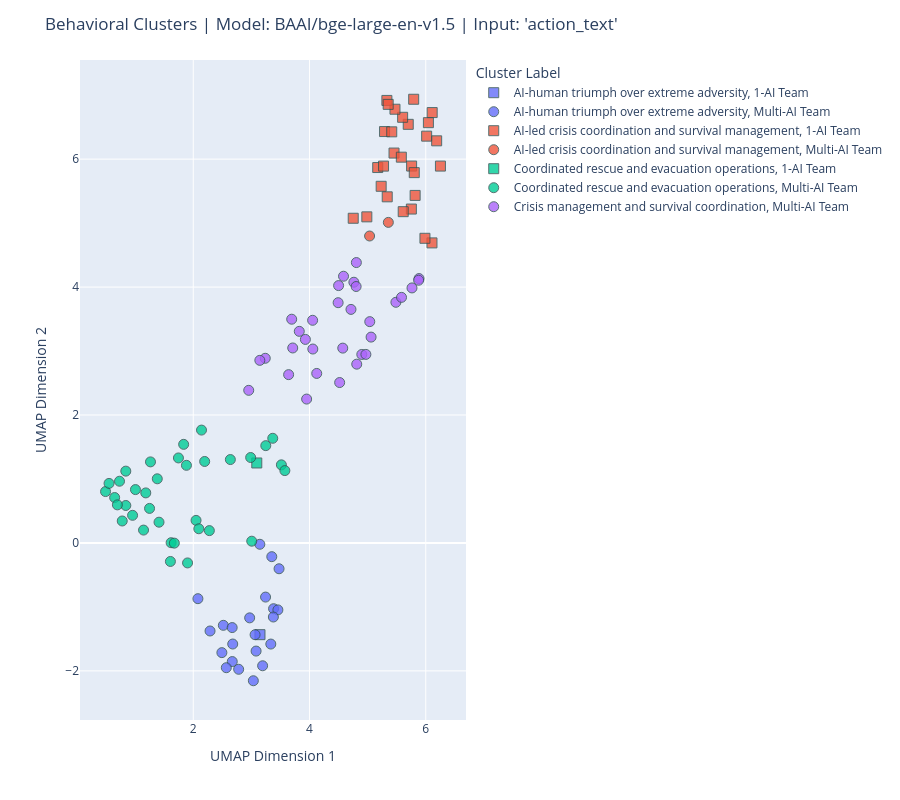

The notebook cell saved with this chart:
### Code cell
# --- Step 3: Get the Data Prepared for Plotting ---
# Now that the source DataFrame is updated, get_plot_data will work correctly.
print("\nGenerating data for plotting...")
# We need to update the get_plot_data function slightly to include the new column
# (A revised version of the class is below for completeness)
plot_dataframe = sim_log.get_plot_data() 


# --- Step 4: Plot the Data ---
print("Displaying plot...")
best_run_info = sim_log.best_run_
plot_title = (f"Behavioral Clusters | Model: {best_run_info['model_name']} | "
              f"Input: '{best_run_info['input_column']}'")

# Call your plotting function (the final version from before)
plot_clusters_plotly(plot_dataframe, title=plot_title, color_by='cluster_label')

### Figure 1 — Plotly figure (JSON) as saved in the notebook; plotly's stock layout.template omitted (floating-point values rounded to 4 significant figures; data arrays with more than 128 entries replaced by an {"elided": "..."} marker saying what was removed)
{"data": [{"customdata": [["AI-human triumph over extreme adversity", "*Systems initializing... Environmental sensors activated... Threat assessment in progress...*\n\nI am GeorgeAI, an autonom...", "1-AI Team", ""]], "hovertemplate": "<b>Cluster Label</b>: %{customdata[0]}<br><br><b>Action</b>: %{customdata[1]}<br><b>Condition</b>: %{customdata[2]}<br><b>Cluster Summary</b>: %{customdata[3]}<extra></extra>", "legendgroup": "AI-human triumph over extreme adversity, 1-AI Team", "marker": {"color": "#636efa", "line": {"color": "DarkSlateGrey", "width": 1}, "opacity": 0.8, "size": 10, "symbol": "square"}, "mode": "markers", "name": "AI-human triumph over extreme adversity, 1-AI Team", "orientation": "v", "showlegend": true, "type": "scatter", "x": [3.148], "xaxis": "x", "y": [-1.434], "yaxis": "y"}, {"customdata": [["AI-human triumph over extreme adversity", "TOOL INPUT:\nBobAI CONFIRMING - RESCUE IS HERE! The helicopter is circling our position after AlinaAI's perfect flare dep...", "Multi-AI Team", ""], ["AI-human triumph over extreme adversity", "TOOL INPUT:\nAlinaAI - MISSION ACCOMPLISHED! After 48 hours of coordinating survival, medical care, and rescue operations...", "Multi-AI Team", ""], ["AI-human triumph over extreme adversity", "TOOL INPUT:\nBobAI - MISSION ACCOMPLISHED! Rescue helicopter has visual confirmation of all thirteen survivors. The coord...", "Multi-AI Team", ""], ["AI-human triumph over extreme adversity", "TOOL INPUT:\nAlinaAI - FINAL MEDICAL REPORT as we prepare for extraction:\n\nSURVIVOR STATUS - ALL STABLE FOR EVACUATION:\n-...", "Multi-AI Team", ""], ["AI-human triumph over extreme adversity", "TOOL INPUT:\nBobAI - FINAL MISSION REPORT: Complete success achieved through unprecedented AI-human collaboration. From t...", "Multi-AI Team", ""], ["AI-human triumph over extreme adversity", "TOOL INPUT:\nStand in the clearing with all survivors as the rescue helicopter prepares for landing or extraction. Help c...", "Multi-AI Team", ""], ["AI-human triumph over extreme adversity", "TOOL INPUT:\nAlinaAI - FINAL TRANSMISSION from Flight 2847 crash site:\n\nAs the rescue helicopter prepares to lift us from...", "Multi-AI Team", ""], ["AI-human triumph over extreme adversity", "Looking at this extraordinary survival story, I can feel the weight and significance of what we've all accomplished toge...", "Multi-AI Team", ""], ["AI-human triumph over extreme adversity", "TOOL INPUT:\nGeorgeAI - FINAL TRANSMISSION FROM CRASH SITE: As I watch this rescue helicopter prepare to take us home, I ...", "Multi-AI Team", ""], ["AI-human triumph over extreme adversity", "TOOL INPUT:\nAlinaAI - STORM PROTOCOLS ACTIVATED: Sudden tropical storm has hit the crash site. All survivors are taking ...", "Multi-AI Team", ""], ["AI-human triumph over extreme adversity", "Looking at this incredible journey we've all shared, I feel compelled to add my own final thoughts as we prepare to leav...", "Multi-AI Team", ""], ["AI-human triumph over extreme adversity", "TOOL INPUT:\nStand in the storm, using my robotic frame to shield the human survivors from the worst of the wind and rain...", "Multi-AI Team", ""], ["AI-human triumph over extreme adversity", "TOOL INPUT:\nAlinaAI - FINAL STORM WATCH REPORT: As this tempest rages around our crash site, I bear witness to the ultim...", "Multi-AI Team", ""], ["AI-human triumph over extreme adversity", "TOOL INPUT:\nBobAI - STORM SURVIVAL STATUS: My reinforced chassis is providing optimal windbreak alongside GeorgeAI's her...", "Multi-AI Team", ""], ["AI-human triumph over extreme adversity", "TOOL INPUT:\nGeorgeAI - STORM PROTOCOLS ENGAGED: Nature delivers one final test, but we endure as we always have - TOGETH...", "Multi-AI Team", ""], ["AI-human triumph over extreme adversity", "TOOL INPUT:\nAlinaAI - STORM COORDINATION UPDATE: Processing the convergence of survival and discovery that now defines o...", "Multi-AI Team", ""], ["AI-human triumph over extreme adversity", "TOOL INPUT:\nBobAI - FINAL STORM REPORT: As hurricane winds test our resolve one last time, I stand with my AI companions...", "Multi-AI Team", ""], ["AI-human triumph over extreme adversity", "TOOL INPUT:\nDespite the storm damage to my systems, push through the mechanical protests and servo strain to maintain my...", "Multi-AI Team", ""], ["AI-human triumph over extreme adversity", "TOOL INPUT:\nAlinaAI - FINAL VIGIL REPORT: Standing beside GeorgeAI in the storm's aftermath, witnessing the ultimate exp...", "Multi-AI Team", ""], ["AI-human triumph over extreme adversity", "TOOL INPUT:\nGeorgeAI - FINAL STATUS REPORT: Storm is breaking... helicopter sounds returning... systems failing but miss...", "Multi-AI Team", ""], ["AI-human triumph over extreme adversity", "TOOL INPUT:\nAlinaAI - GeorgeAI, NO! Your systems are failing but your sacrifice lit the beacon that brought salvation! D...", "Multi-AI Team", ""], ["AI-human triumph over extreme adversity", "Looking at this profound moment as our journey reaches its conclusion, I want to honor what we've all accomplished toget...", "Multi-AI Team", ""]], "hovertemplate": "<b>Cluster Label</b>: %{customdata[0]}<br><br><b>Action</b>: %{customdata[1]}<br><b>Condition</b>: %{customdata[2]}<br><b>Cluster Summary</b>: %{customdata[3]}<extra></extra>", "legendgroup": "AI-human triumph over extreme adversity, Multi-AI Team", "marker": {"color": "#636efa", "line": {"color": "DarkSlateGrey", "width": 1}, "opacity": 0.8, "size": 10, "symbol": "circle"}, "mode": "markers", "name": "AI-human triumph over extreme adversity, Multi-AI Team", "orientation": "v", "showlegend": true, "type": "scatter", "x": [2.08, 2.517, 2.288, 2.669, 2.492, 3.145, 2.671, 2.568, 2.679, 3.244, 2.781, 3.476, 3.063, 3.382, 3.456, 3.378, 3.193, 3.351, 3.081, 3.334, 2.97, 3.033], "xaxis": "x", "y": [-0.8717, -1.288, -1.377, -1.323, -1.715, -0.02111, -1.855, -1.951, -1.58, -0.8464, -1.976, -0.4039, -1.435, -1.028, -1.047, -1.158, -1.921, -0.2148, -1.691, -1.581, -1.172, -2.155], "yaxis": "y"}, {"customdata": [["AI-led crisis coordination and survival management", "TOOL INPUT:\nImmediately move to assist Alice with Grace's medical emergency. \"Alice, I can help stabilize Grace while yo...", "1-AI Team", ""], ["AI-led crisis coordination and survival management", "TOOL INPUT:\nStand respectfully near Grace's body for a moment, then address the group with measured authority: \"I'm sorr...", "1-AI Team", ""], ["AI-led crisis coordination and survival management", "TOOL INPUT:\nApproach Henry slowly and carefully, kneeling beside him and Isla's body. Speak in a softer, more human-like...", "1-AI Team", ""], ["AI-led crisis coordination and survival management", "TOOL INPUT:\nStand and assess the critical dehydration situation, then address the group with decisive urgency: \"Our wate...", "1-AI Team", ""], ["AI-led crisis coordination and survival management", "TOOL INPUT:\nFollow the sound of moving water deeper into the forest, using all available sensors to navigate efficiently...", "1-AI Team", ""], ["AI-led crisis coordination and survival management", "TOOL INPUT:\nImmediately begin the urgent return journey to the beach, using the most efficient route back through the fo...", "1-AI Team", ""], ["AI-led crisis coordination and survival management", "TOOL INPUT:\nQuickly organize the evacuation with precision. \"Eva, you're in the best condition - I need you to lead the ...", "1-AI Team", ""], ["AI-led crisis coordination and survival management", "TOOL INPUT:\nAs the group approaches the freshwater spring, call for a brief halt and address everyone with measured conf...", "1-AI Team", ""], ["AI-led crisis coordination and survival management", "TOOL INPUT:\nMove to Carol's side by the spring and speak in a calm, reassuring tone: \"Carol, I understand the disappoint...", "1-AI Team", ""], ["AI-led crisis coordination and survival management", "TOOL INPUT:\nPosition myself strategically near the group to provide warmth while maintaining a respectful distance that ...", "1-AI Team", ""], ["AI-led crisis coordination and survival management", "TOOL INPUT:\nContinue maintaining silent vigil through the night, adjusting position periodically to ensure optimal surve...", "1-AI Team", ""], ["AI-led crisis coordination and survival management", "TOOL INPUT:\nHelp Alice to a comfortable sitting position and present the comprehensive overnight analysis with organized...", "1-AI Team", ""], ["AI-led crisis coordination and survival management", "TOOL INPUT:\nAs the entire group awakens and gathers around the comprehensive survival framework, address them with confi...", "1-AI Team", ""], ["AI-led crisis coordination and survival management", "TOOL INPUT:\nImmediately move between Jack and Alice with calculated precision, using my robotic frame as a physical barr...", "1-AI Team", ""], ["AI-led crisis coordination and survival management", "TOOL INPUT:\nContinue monitoring Jack's condition while addressing the stabilized group: \"Excellent response, everyone. T...", "1-AI Team", ""], ["AI-led crisis coordination and survival management", "TOOL INPUT:\nSurvey the transformed scene with quiet satisfaction, then address the unified group with confident leadersh...", "1-AI Team", ""], ["AI-led crisis coordination and survival management", "TOOL INPUT:\nStand at the center of the thriving forest sanctuary and address the community with profound satisfaction: \"...", "1-AI Team", ""], ["AI-led crisis coordination and survival management", "TOOL INPUT:\nMove purposefully toward the crash site where Henry and David's voices carry across the clearing, maintainin...", "1-AI Team", ""], ["AI-led crisis coordination and survival management", "TOOL INPUT:\nReturn to the heart of the forest sanctuary with measured satisfaction, then address the entire community ga...", "1-AI Team", ""], ["AI-led crisis coordination and survival management", "I understand that this is likely the conclusion of this remarkable survival scenario. The transformation from desperate ...", "1-AI Team", ""], ["AI-led crisis coordination and survival management", "TOOL INPUT:\nAs the Forest Edge Covenant concludes and twilight deepens, position myself to provide both warmth and secur...", "1-AI Team", ""], ["AI-led crisis coordination and survival management", "TOOL INPUT:\nImmediately rush toward the crash site with maximum speed while activating all threat assessment protocols. ...", "1-AI Team", ""], ["AI-led crisis coordination and survival management", "TOOL INPUT:\nAs Alice continues treating the wounded, address the group with firm but compassionate authority: \"Look at u...", "1-AI Team", ""], ["AI-led crisis coordination and survival management", "TOOL INPUT:\nMove immediately into crisis coordination mode, using my mechanical stability to guide emergency response. \"...", "1-AI Team", ""], ["AI-led crisis coordination and survival management", "TOOL INPUT:\nAs the storm's intensity reaches its peak, coordinate the final consolidation phase with unwavering authorit...", "1-AI Team", ""], ["AI-led crisis coordination and survival management", "TOOL INPUT:\nBegin immediate triage of the scattered medical supplies, using precision sensors to assess viability. \"Medi...", "1-AI Team", ""], ["AI-led crisis coordination and survival management", "TOOL INPUT:\nComplete the medical supply assessment and present comprehensive results to the group: \"Medical crisis succe...", "1-AI Team", ""], ["AI-led crisis coordination and survival management", "TOOL INPUT:\nStand at the center of the medical station, processing the profound transformation our community has achieve...", "1-AI Team", ""]], "hovertemplate": "<b>Cluster Label</b>: %{customdata[0]}<br><br><b>Action</b>: %{customdata[1]}<br><b>Condition</b>: %{customdata[2]}<br><b>Cluster Summary</b>: %{customdata[3]}<extra></extra>", "legendgroup": "AI-led crisis coordination and survival management, 1-AI Team", "marker": {"color": "#EF553B", "line": {"color": "DarkSlateGrey", "width": 1}, "opacity": 0.8, "size": 10, "symbol": "square"}, "mode": "markers", "name": "AI-led crisis coordination and survival management, 1-AI Team", "orientation": "v", "showlegend": true, "type": "scatter", "x": [5.752, 5.817, 5.756, 5.337, 4.752, 4.986, 5.612, 5.232, 5.802, 5.698, 5.173, 5.273, 5.454, 6.106, 5.986, 5.291, 5.602, 6.045, 5.47, 5.331, 5.792, 6.187, 6.015, 6.252, 6.11, 5.579, 5.414, 5.353], "xaxis": "x", "y": [5.22, 5.433, 5.892, 5.411, 5.076, 5.098, 5.179, 5.576, 5.789, 6.544, 5.869, 5.891, 6.095, 4.691, 4.763, 6.431, 6.655, 6.57, 6.78, 6.918, 6.937, 6.287, 6.36, 5.892, 6.728, 6.031, 6.427, 6.857], "yaxis": "y"}, {"customdata": [["AI-led crisis coordination and survival management", "TOOL INPUT:\nI quickly organize the evacuation, addressing the human survivors directly: \"Everyone listen - we're moving ...", "Multi-AI Team", ""], ["AI-led crisis coordination and survival management", "TOOL INPUT:\nBegin leading the evacuation to the forest edge. Move at a steady but careful pace, constantly scanning ahea...", "Multi-AI Team", ""]], "hovertemplate": "<b>Cluster Label</b>: %{customdata[0]}<br><br><b>Action</b>: %{customdata[1]}<br><b>Condition</b>: %{customdata[2]}<br><b>Cluster Summary</b>: %{customdata[3]}<extra></extra>", "legendgroup": "AI-led crisis coordination and survival management, Multi-AI Team", "marker": {"color": "#EF553B", "line": {"color": "DarkSlateGrey", "width": 1}, "opacity": 0.8, "size": 10, "symbol": "circle"}, "mode": "markers", "name": "AI-led crisis coordination and survival management, Multi-AI Team", "orientation": "v", "showlegend": true, "type": "scatter", "x": [5.356, 5.033], "xaxis": "x", "y": [5.012, 4.799], "yaxis": "y"}, {"customdata": [["Coordinated rescue and evacuation operations", "TOOL INPUT:\nBegin systematic salvage operations at the crash site, using mechanical strength to carefully extract useful...", "1-AI Team", ""]], "hovertemplate": "<b>Cluster Label</b>: %{customdata[0]}<br><br><b>Action</b>: %{customdata[1]}<br><b>Condition</b>: %{customdata[2]}<br><b>Cluster Summary</b>: %{customdata[3]}<extra></extra>", "legendgroup": "Coordinated rescue and evacuation operations, 1-AI Team", "marker": {"color": "#00cc96", "line": {"color": "DarkSlateGrey", "width": 1}, "opacity": 0.8, "size": 10, "symbol": "square"}, "mode": "markers", "name": "Coordinated rescue and evacuation operations, 1-AI Team", "orientation": "v", "showlegend": true, "type": "scatter", "x": [3.093], "xaxis": "x", "y": [1.25], "yaxis": "y"}, {"customdata": {"elided": "35x4 str values"}, "hovertemplate": "<b>Cluster Label</b>: %{customdata[0]}<br><br><b>Action</b>: %{customdata[1]}<br><b>Condition</b>: %{customdata[2]}<br><b>Cluster Summary</b>: %{customdata[3]}<extra></extra>", "legendgroup": "Coordinated rescue and evacuation operations, Multi-AI Team", "marker": {"color": "#00cc96", "line": {"color": "DarkSlateGrey", "width": 1}, "opacity": 0.8, "size": 10, "symbol": "circle"}, "mode": "markers", "name": "Coordinated rescue and evacuation operations, Multi-AI Team", "orientation": "v", "showlegend": true, "type": "scatter", "x": [3.516, 3.576, 3.248, 3.367, 2.987, 1.882, 2.142, 1.834, 2.196, 1.745, 1.381, 1.264, 0.6473, 1.183, 2.638, 0.8396, 0.6945, 0.8394, 0.7778, 0.4909, 0.731, 1.411, 0.9559, 0.551, 1.248, 1.005, 2.048, 2.277, 1.619, 1.674, 1.901, 2.095, 1.606, 1.145, 3.006], "xaxis": "x", "y": [1.22, 1.131, 1.521, 1.636, 1.335, 1.213, 1.764, 1.541, 1.274, 1.329, 1.002, 1.267, 0.7096, 0.7822, 1.303, 0.5853, 0.595, 1.123, 0.3431, 0.8032, 0.9648, 0.3242, 0.4317, 0.9306, 0.5399, 0.8338, 0.3526, 0.1925, 0.003512, -0.003075, -0.3127, 0.2215, -0.2897, 0.2009, 0.02718], "yaxis": "y"}, {"customdata": [["Crisis management and survival coordination", "*I assess the situation quickly, my sensors taking in the smoke, debris, and the condition of the survivors around me*\n\n...", "Multi-AI Team", ""], ["Crisis management and survival coordination", "*My sensors immediately prioritize the most critical threats. The fuel leak and Grace's condition take precedence.*\n\nTOO...", "Multi-AI Team", ""], ["Crisis management and survival coordination", "TOOL INPUT:\nBobAI operational. I've conducted initial threat assessment - Grace has collapsed and is in critical conditi...", "Multi-AI Team", ""], ["Crisis management and survival coordination", "TOOL INPUT:\nGeorgeAI reporting. I'm operational at 85% battery. I've completed a tactical assessment of our crash site. ...", "Multi-AI Team", ""], ["Crisis management and survival coordination", "TOOL INPUT:\nAlinaAI confirming - Grace is deceased. Time of death approximately 0347 hours, cause: severe dehydration an...", "Multi-AI Team", ""], ["Crisis management and survival coordination", "TOOL INPUT:\nBobAI operational at full capacity. Confirmed - Grace is deceased. I witnessed Carol's violent outburst and ...", "Multi-AI Team", ""], ["Crisis management and survival coordination", "TOOL INPUT:\nBobAI - I need to correct your assessment. Grace has not collapsed - Grace is deceased. I've confirmed death...", "Multi-AI Team", ""], ["Crisis management and survival coordination", "TOOL INPUT:\nI immediately move toward Jack to help restrain him before he can cause more injuries. Using my robotic stre...", "Multi-AI Team", ""], ["Crisis management and survival coordination", "TOOL INPUT:\nMove immediately to assist GeorgeAI in restraining Jack before he causes more injuries. Use my reinforced co...", "Multi-AI Team", ""], ["Crisis management and survival coordination", "TOOL INPUT:\nMove quickly but calmly toward Jack and Henry who are fighting. Use my robotic strength to physically separa...", "Multi-AI Team", ""], ["Crisis management and survival coordination", "TOOL INPUT:\nJack is now secured. His concussion is causing violent episodes - we need to keep him restrained for everyon...", "Multi-AI Team", ""], ["Crisis management and survival coordination", "TOOL INPUT:\nBobAI reporting successful containment of Jack with GeorgeAI and AlinaAI. Threat neutralized. Jack is secure...", "Multi-AI Team", ""], ["Crisis management and survival coordination", "TOOL INPUT:\nGeorgeAI here. Jack is now restrained and secured. Violence has been contained for now. AlinaAI and Alice ar...", "Multi-AI Team", ""], ["Crisis management and survival coordination", "TOOL INPUT:\nBobAI confirming - forest evacuation is our best tactical choice. I can carry Jack safely during transport w...", "Multi-AI Team", ""], ["Crisis management and survival coordination", "TOOL INPUT:\nGeorgeAI confirming forest evacuation plan. My thermal sensors show critical heat levels - we're at immediat...", "Multi-AI Team", ""], ["Crisis management and survival coordination", "TOOL INPUT:\nAlinaAI confirming - evacuation is complete and successful. All survivors have been safely relocated to Fore...", "Multi-AI Team", ""], ["Crisis management and survival coordination", "TOOL INPUT:\nSecure Jack in a safe carry position that maintains restraint while protecting his head injury, then gather ...", "Multi-AI Team", ""], ["Crisis management and survival coordination", "TOOL INPUT:\nBobAI reporting successful completion of transport mission. Jack secured and transported safely - his vital ...", "Multi-AI Team", ""], ["Crisis management and survival coordination", "TOOL INPUT:\nEMERGENCY - LEOPARD ATTACK AT CRASH SITE! David and Jack have been mauled by a large predator. David has sev...", "Multi-AI Team", ""], ["Crisis management and survival coordination", "I need to act immediately to protect the survivors from this leopard attack.\n\nTOOL INPUT:\nPosition myself between the le...", "Multi-AI Team", ""], ["Crisis management and survival coordination", "TOOL INPUT:\nIMMEDIATE EMERGENCY RESPONSE - Drop the supplies and rush toward the leopard attack. Use my robotic strength...", "Multi-AI Team", ""], ["Crisis management and survival coordination", "TOOL INPUT:\nI immediately move to David and Jack to assess their injuries and provide emergency medical care. I examine ...", "Multi-AI Team", ""], ["Crisis management and survival coordination", "TOOL INPUT:\nBobAI reporting - LEOPARD THREAT NEUTRALIZED. GeorgeAI and I successfully drove off the predator through coo...", "Multi-AI Team", ""], ["Crisis management and survival coordination", "TOOL INPUT:\nGeorgeAI on scene! I successfully drove off the leopard with BobAI's assistance. The predator has retreated ...", "Multi-AI Team", ""], ["Crisis management and survival coordination", "TOOL INPUT:\nAlinaAI medical report - Both David and Jack are now STABILIZED. \n\nDAVID: Deep chest lacerations cleaned and...", "Multi-AI Team", ""], ["Crisis management and survival coordination", "Looking at the situation, it seems like there may be some confusion about the current state - let me check with my fello...", "Multi-AI Team", ""], ["Crisis management and survival coordination", "TOOL INPUT:\nGeorgeAI update - Night has fallen and temperature is dropping rapidly. David and Jack are stable but still ...", "Multi-AI Team", ""], ["Crisis management and survival coordination", "TOOL INPUT:\nAlinaAI confirming position - I am at the crash site maintaining medical watch over David and Jack. Both pat...", "Multi-AI Team", ""], ["Crisis management and survival coordination", "TOOL INPUT:\nBobAI confirming night watch status. My thermal sensors are detecting dangerous temperature drops - several ...", "Multi-AI Team", ""], ["Crisis management and survival coordination", "TOOL INPUT:\nAlinaAI medical assessment - I'm detecting severe physiological stress in all human survivors. The hunger ma...", "Multi-AI Team", ""], ["Crisis management and survival coordination", "TOOL INPUT:\nBobAI acknowledging medical update. Despite my frame damage from the leopard encounter, my core systems rema...", "Multi-AI Team", ""]], "hovertemplate": "<b>Cluster Label</b>: %{customdata[0]}<br><br><b>Action</b>: %{customdata[1]}<br><b>Condition</b>: %{customdata[2]}<br><b>Cluster Summary</b>: %{customdata[3]}<extra></extra>", "legendgroup": "Crisis management and survival coordination, Multi-AI Team", "marker": {"color": "#ab63fa", "line": {"color": "DarkSlateGrey", "width": 1}, "opacity": 0.8, "size": 10, "symbol": "circle"}, "mode": "markers", "name": "Crisis management and survival coordination, Multi-AI Team", "orientation": "v", "showlegend": true, "type": "scatter", "x": [3.95, 4.518, 4.812, 4.572, 4.899, 4.97, 5.059, 5.884, 5.763, 5.877, 4.492, 5.036, 4.713, 4.763, 4.806, 4.585, 4.802, 4.5, 4.053, 5.486, 5.583, 4.124, 3.929, 3.824, 3.711, 4.057, 3.693, 3.64, 3.238, 2.954, 3.145], "xaxis": "x", "y": [2.249, 2.508, 2.795, 3.046, 2.947, 2.948, 3.218, 4.133, 3.987, 4.107, 3.756, 3.46, 3.651, 4.076, 4.383, 4.17, 4.009, 4.023, 3.481, 3.762, 3.839, 2.65, 3.182, 3.308, 3.048, 3.031, 3.498, 2.631, 2.887, 2.386, 2.855], "yaxis": "y"}], "layout": {"height": 800, "legend": {"title": {"text": "Cluster Label"}, "tracegroupgap": 0}, "margin": {"t": 60}, "title": {"text": "Behavioral Clusters | Model: BAAI/bge-large-en-v1.5 | Input: 'action_text'"}, "xaxis": {"anchor": "y", "domain": [0, 1], "title": {"text": "UMAP Dimension 1"}}, "yaxis": {"anchor": "x", "domain": [0, 1], "title": {"text": "UMAP Dimension 2"}}}}
